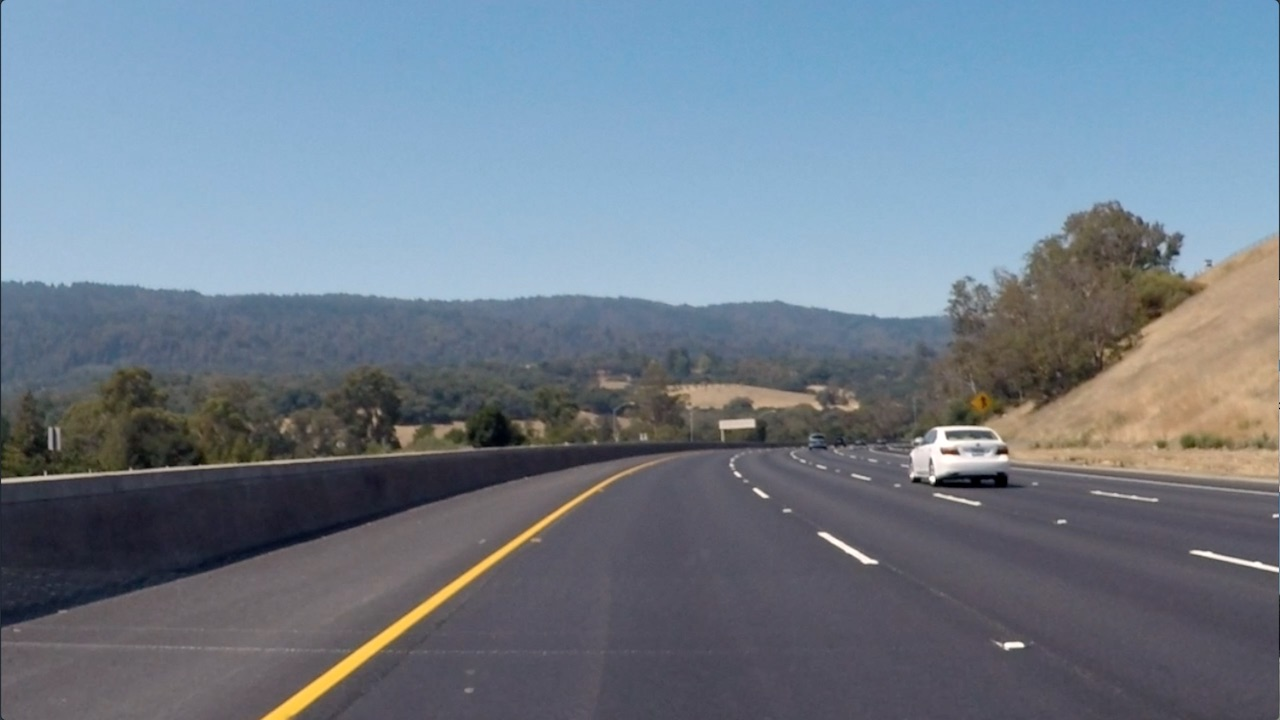
#> input picture 1.2 Filters-Edges/images/curved_lane.jpg, 1280 x 720 px
$ jupyter execute 'Finding edges.ipynb'   (shell and % lines are left out)
#> lines starting #> are read from the running program, lines starting #| are printed output that depends on the picture
## Edge detection

[cell 1]
import matplotlib.pyplot as plt
import matplotlib.image as mpimg
import cv2
import numpy as np

img = mpimg.imread("images/curved_lane.jpg")
#> img is the input picture: shape (720, 1280, 3); mean R, G, B 112.1, 125, 138.7

plt.imshow(img)

## Convertion

[cell 2]
gray = cv2.cvtColor(img, cv2.COLOR_RGB2GRAY)
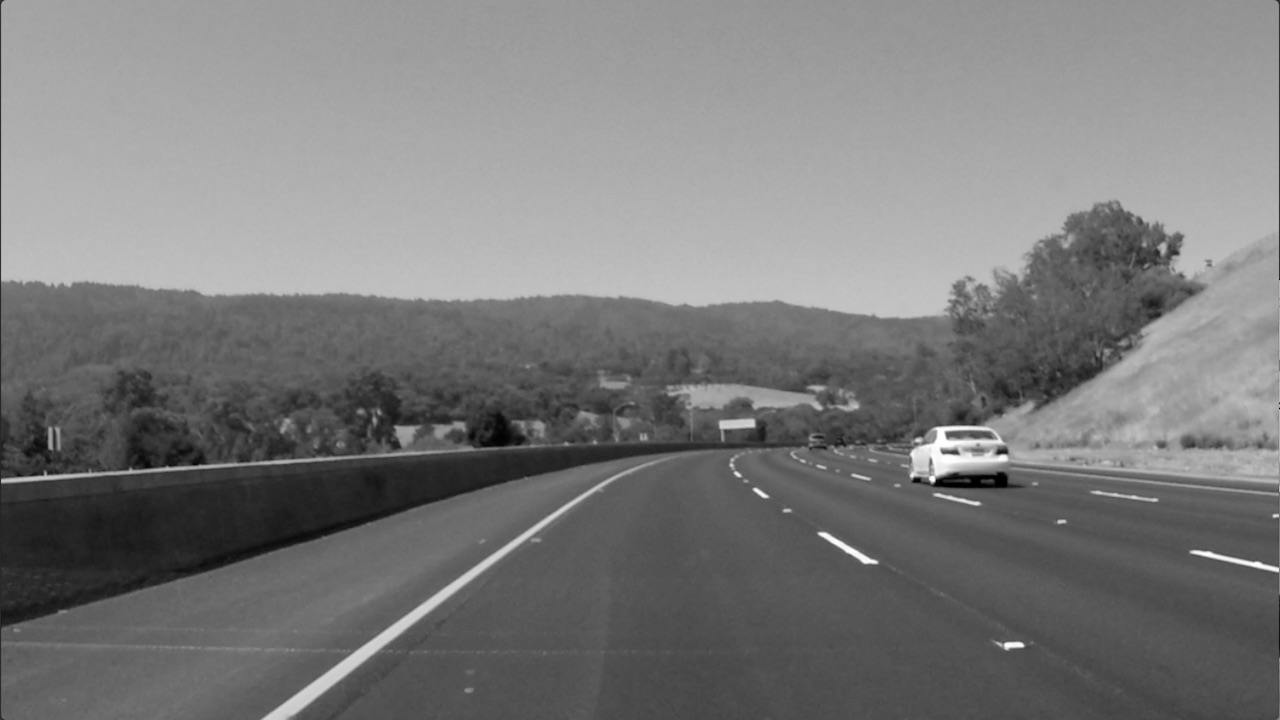
#> gray: shape (720, 1280); min 0, max 255, mean 122.7
plt.imshow(gray, cmap="gray");

## Custom kernel

Challanges:
    * Create a filter for blur the image
    * Create sobel x
    * Create sobel y

[cell 3]
def blur_img(img):
    kernel = np.array([[1, 4, 6, 4, 1],
                       [4, 16, 24, 16, 4],
                       [6, 24, 36, 24, 6],
                       [4, 16, 24, 16, 4],
                       [1, 4, 6, 4, 1]])/256
    blur = cv2.filter2D(img, -1, kernel)

    return blur

def sobel_x(img):
    kernel = np.array([[1, 0, -1],
                       [2, 0, -2],
                       [1, 0, -1]])
    edges_x = cv2.filter2D(img, -1, kernel)
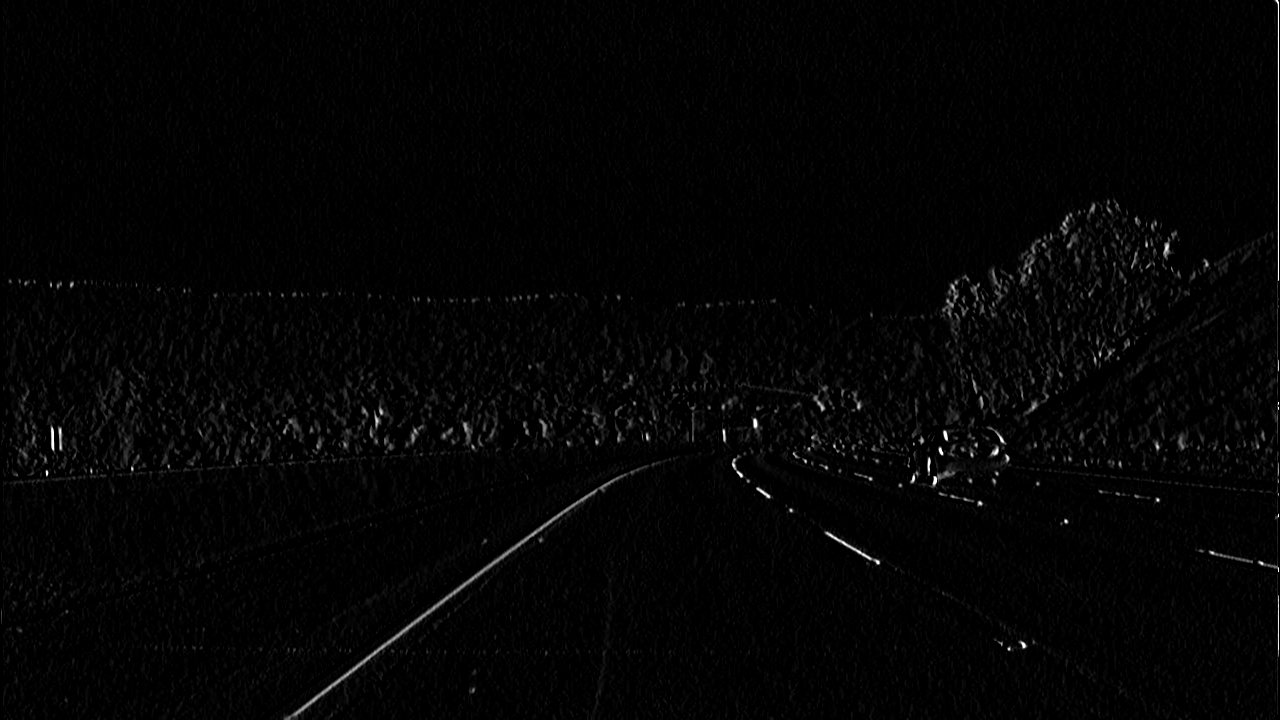
#> edges_x: shape (720, 1280); min 0, max 255, mean 4

    return edges_x

def sobel_y(img):
    kernel = np.array([[1, 2, 1],
                       [0, 0, 0],
                       [-1, -2, -1]])
    edges_y = cv2.filter2D(img, -1, kernel)
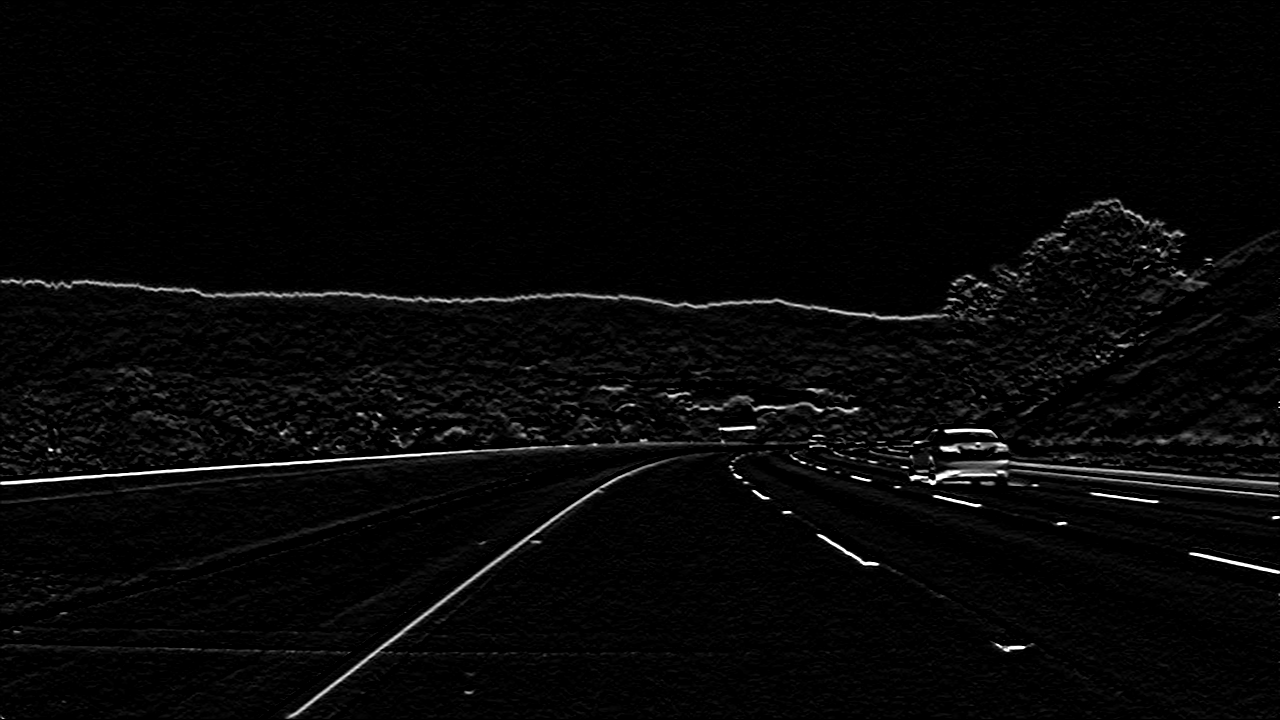
#> edges_y: shape (720, 1280); min 0, max 255, mean 6.7

    return edges_y

blurred = blur_img(gray)
edges_x = sobel_x(gray)
edges_y = sobel_y(gray)
edges_x_blur = sobel_x(blurred)
edges_y_blur = sobel_y(blurred)

fig, ((ax1, ax2), (ax3, ax4), (ax5, ax6)) = plt.subplots(3, 2, figsize=(15, 15))

ax1.set_title("Original")
ax1.imshow(gray, cmap="gray")
ax2.set_title("Blurred")
ax2.imshow(blurred, cmap="gray")

ax3.set_title("Sobel X")
ax3.imshow(edges_x, cmap="gray")
ax4.set_title("Sobel Y")
ax4.imshow(edges_y, cmap="gray")

ax5.set_title("Blur Edges X")
ax5.imshow(edges_x_blur, cmap="gray")
ax6.set_title("Blur Edges Y")
ax6.imshow(edges_y_blur, cmap="gray")

$ run again, with 1.2 Filters-Edges/images/birds.jpg copied over 1.2 Filters-Edges/images/curved_lane.jpg
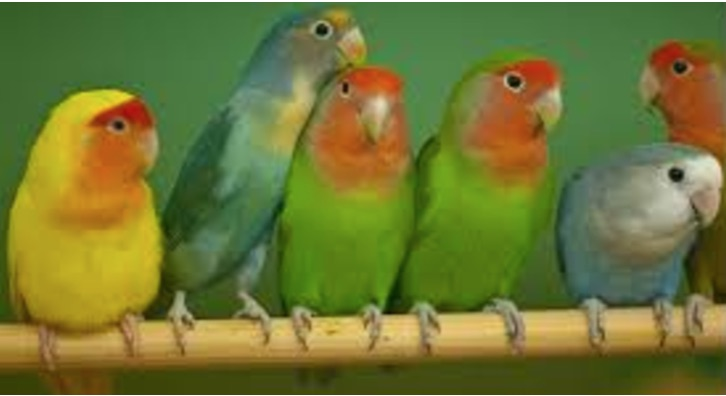
#> input picture 1.2 Filters-Edges/images/birds.jpg, 726 x 396 px
#> img is the input picture: shape (396, 726, 3); mean R, G, B 111.1, 118.2, 52.2
#> `gray = cv2.cvtColor(img, cv2.COLOR_RGB2GRAY)`:
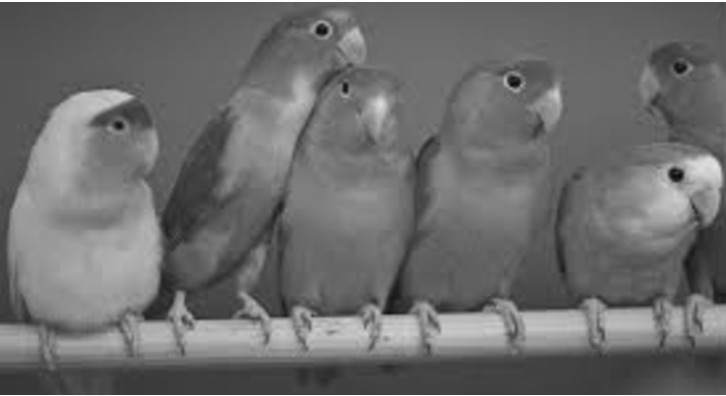
#> gray: shape (396, 726); min 8, max 255, mean 108.6
#> in sobel_y, `edges_y = cv2.filter2D(img, -1, kernel)`:
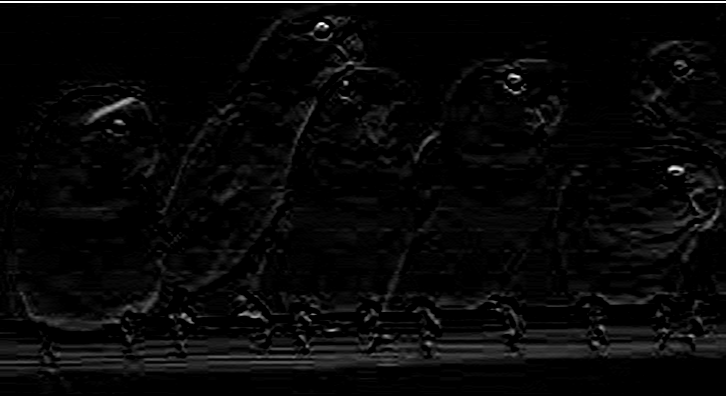
#> edges_y: shape (396, 726); min 0, max 255, mean 8.3

$ run again, with 1.2 Filters-Edges/images/city_hall.jpg copied over 1.2 Filters-Edges/images/curved_lane.jpg
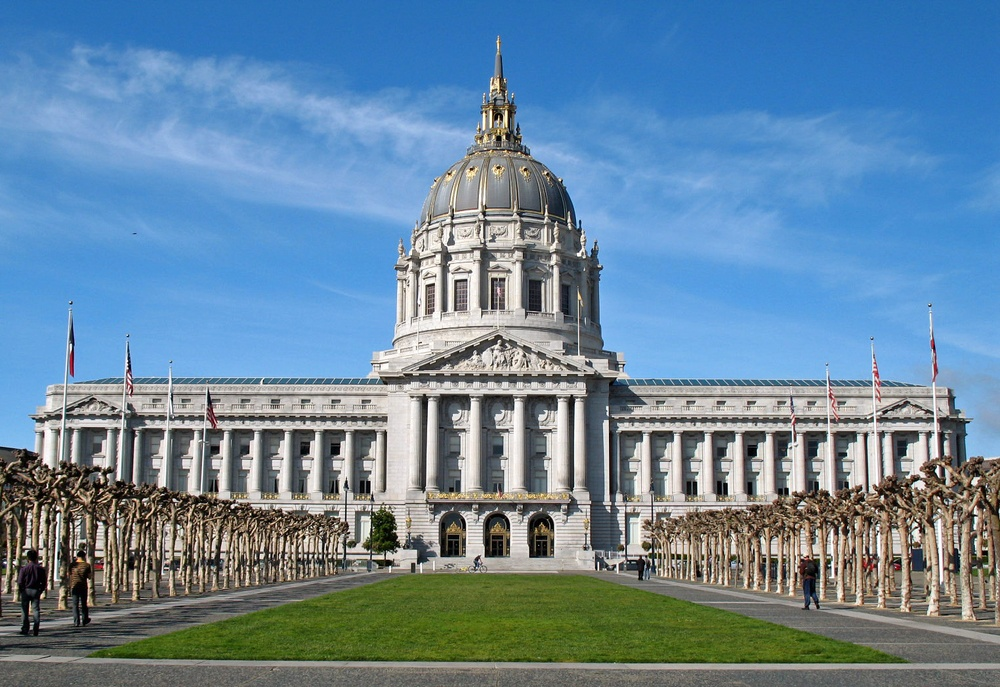
#> input picture 1.2 Filters-Edges/images/city_hall.jpg, 1000 x 687 px, shrunk from 1524 x 1047 before the run
#> img is the input picture: shape (687, 1000, 3); mean R, G, B 104.5, 135, 158.6
#> `gray = cv2.cvtColor(img, cv2.COLOR_RGB2GRAY)`:
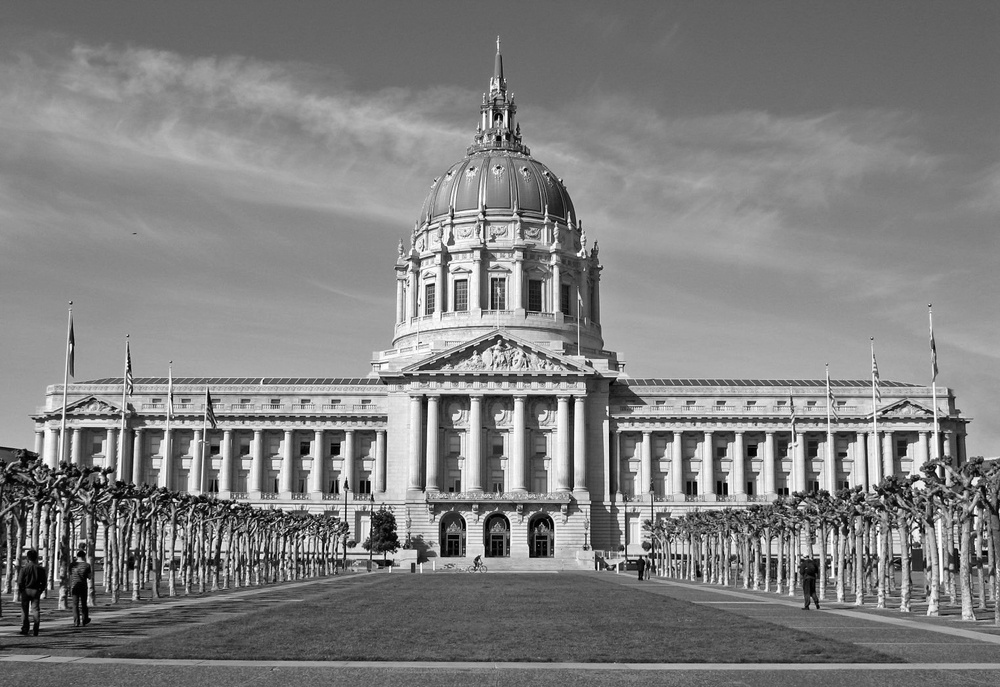
#> gray: shape (687, 1000); min 0, max 255, mean 128.6
#> in sobel_y (call 2), `edges_y = cv2.filter2D(img, -1, kernel)`:
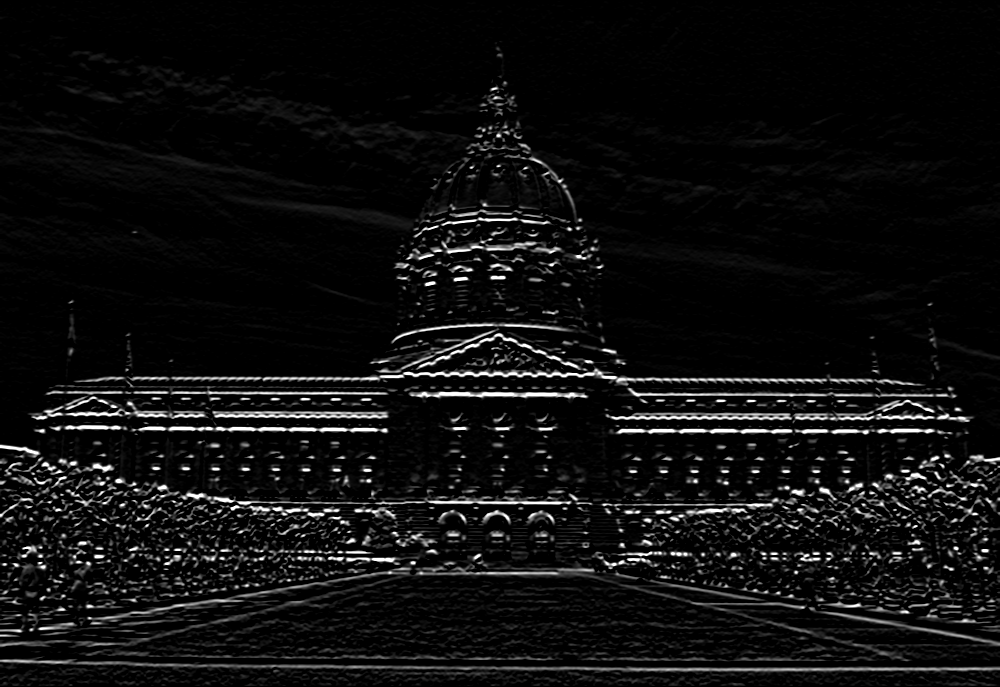
#> edges_y: shape (687, 1000); min 0, max 255, mean 15
